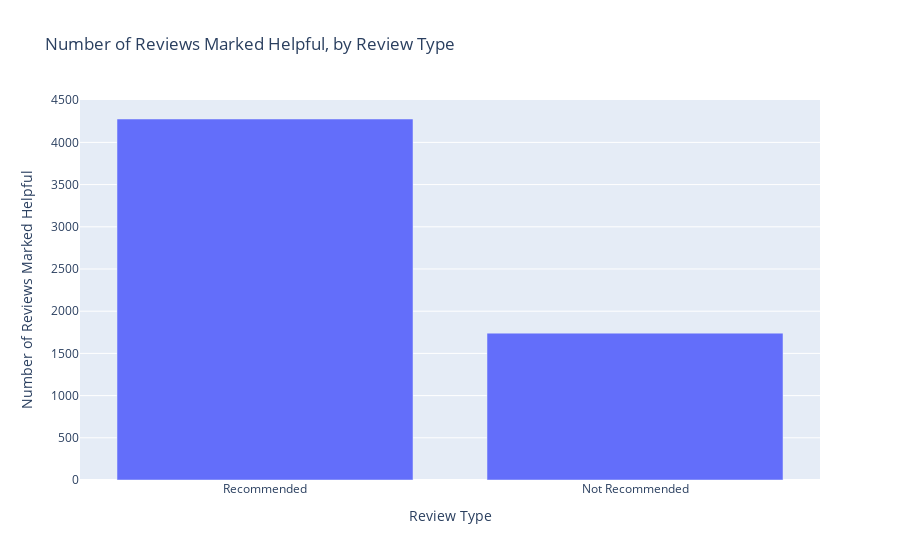

Here is the notebook cell this chart was saved with:
### Markdown cell above
**Q: How many positive and negative reviews are marked as helpful?**

### Code cell
fig = px.bar(data_frame=df[df['Number_of_found_helpful']>=1]['Review'].value_counts(), title="Number of Reviews Marked Helpful, by Review Type")
fig.update_xaxes(title_text="Review Type")
fig.update_yaxes(title_text="Number of Reviews Marked Helpful")
fig.update_layout(showlegend= False)

### Figure 1 — Plotly figure (JSON) as saved in the notebook; plotly's stock layout.template omitted (floating-point values rounded to 4 significant figures)
{"data": [{"alignmentgroup": "True", "hovertemplate": "variable=count<br>Review=%{x}<br>value=%{y}<extra></extra>", "legendgroup": "count", "marker": {"color": "#636efa", "pattern": {"shape": ""}}, "name": "count", "offsetgroup": "count", "orientation": "v", "showlegend": true, "textposition": "auto", "type": "bar", "x": ["Recommended", "Not Recommended"], "xaxis": "x", "y": [4277, 1740], "yaxis": "y"}], "layout": {"barmode": "relative", "legend": {"title": {"text": "variable"}, "tracegroupgap": 0}, "showlegend": false, "title": {"text": "Number of Reviews Marked Helpful, by Review Type"}, "xaxis": {"anchor": "y", "domain": [0, 1], "title": {"text": "Review Type"}}, "yaxis": {"anchor": "x", "domain": [0, 1], "title": {"text": "Number of Reviews Marked Helpful"}}}}
